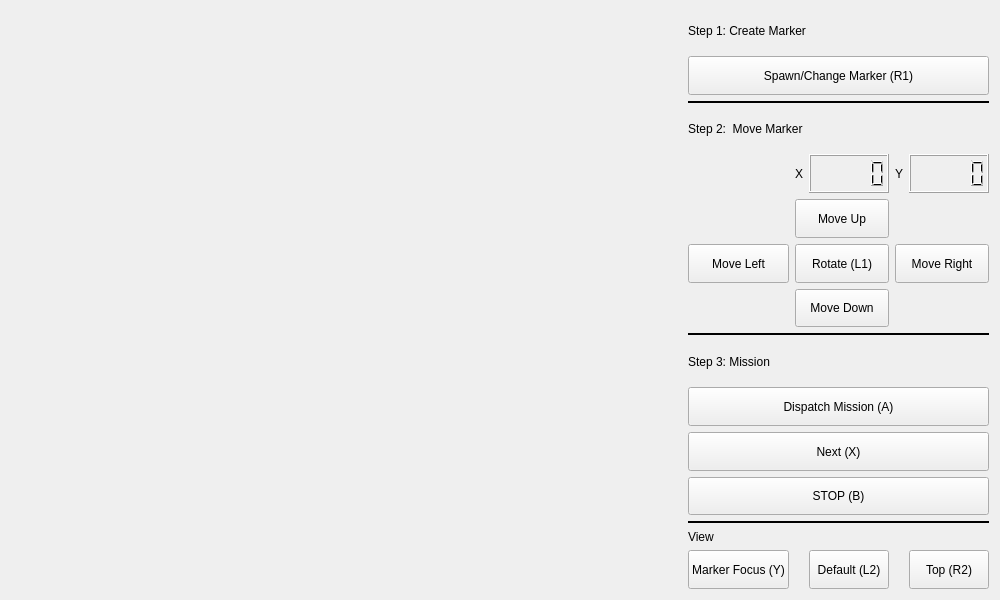
<?xml version="1.0" encoding="UTF-8"?>
<ui version="4.0">
 <class>ConcertRvizDrillingGui</class>
 <widget class="QWidget" name="ConcertRvizDrillingGui">
  <property name="geometry">
   <rect>
    <x>0</x>
    <y>0</y>
    <width>1000</width>
    <height>600</height>
   </rect>
  </property>
  <property name="windowTitle">
   <string>Form</string>
  </property>
  <layout class="QGridLayout" name="gridLayout_2">
   <item row="1" column="2" rowspan="2">
    <layout class="QGridLayout" name="gridLayout">
     <item row="14" column="1" colspan="7">
      <widget class="QPushButton" name="dispatchButton">
       <property name="sizePolicy">
        <sizepolicy hsizetype="Minimum" vsizetype="Preferred">
         <horstretch>0</horstretch>
         <verstretch>0</verstretch>
        </sizepolicy>
       </property>
       <property name="text">
        <string>Dispatch Mission (A)</string>
       </property>
      </widget>
     </item>
     <item row="15" column="1" colspan="7">
      <widget class="QPushButton" name="nextActionButton">
       <property name="sizePolicy">
        <sizepolicy hsizetype="Minimum" vsizetype="Preferred">
         <horstretch>0</horstretch>
         <verstretch>0</verstretch>
        </sizepolicy>
       </property>
       <property name="text">
        <string>Next (X)</string>
       </property>
      </widget>
     </item>
     <item row="1" column="1" colspan="7">
      <widget class="QPushButton" name="spawnButton">
       <property name="sizePolicy">
        <sizepolicy hsizetype="Preferred" vsizetype="Preferred">
         <horstretch>0</horstretch>
         <verstretch>0</verstretch>
        </sizepolicy>
       </property>
       <property name="text">
        <string>Spawn/Change Marker (R1)</string>
       </property>
      </widget>
     </item>
     <item row="19" column="3" colspan="3">
      <widget class="QPushButton" name="defaultViewButton">
       <property name="sizePolicy">
        <sizepolicy hsizetype="Preferred" vsizetype="Preferred">
         <horstretch>0</horstretch>
         <verstretch>0</verstretch>
        </sizepolicy>
       </property>
       <property name="text">
        <string>Default (L2)</string>
       </property>
      </widget>
     </item>
     <item row="16" column="1" colspan="7">
      <widget class="QPushButton" name="stopButton">
       <property name="sizePolicy">
        <sizepolicy hsizetype="Minimum" vsizetype="Preferred">
         <horstretch>0</horstretch>
         <verstretch>0</verstretch>
        </sizepolicy>
       </property>
       <property name="text">
        <string>STOP (B)</string>
       </property>
      </widget>
     </item>
     <item row="17" column="1" colspan="7">
      <widget class="Line" name="line_3">
       <property name="sizePolicy">
        <sizepolicy hsizetype="Preferred" vsizetype="Fixed">
         <horstretch>0</horstretch>
         <verstretch>0</verstretch>
        </sizepolicy>
       </property>
       <property name="frameShadow">
        <enum>QFrame::Plain</enum>
       </property>
       <property name="lineWidth">
        <number>2</number>
       </property>
       <property name="orientation">
        <enum>Qt::Horizontal</enum>
       </property>
      </widget>
     </item>
     <item row="13" column="1" colspan="7">
      <widget class="QLabel" name="label_2">
       <property name="text">
        <string>Step 3: Mission</string>
       </property>
      </widget>
     </item>
     <item row="3" column="1" colspan="7">
      <widget class="Line" name="line">
       <property name="sizePolicy">
        <sizepolicy hsizetype="Preferred" vsizetype="Fixed">
         <horstretch>0</horstretch>
         <verstretch>0</verstretch>
        </sizepolicy>
       </property>
       <property name="frameShadow">
        <enum>QFrame::Plain</enum>
       </property>
       <property name="lineWidth">
        <number>2</number>
       </property>
       <property name="midLineWidth">
        <number>0</number>
       </property>
       <property name="orientation">
        <enum>Qt::Horizontal</enum>
       </property>
      </widget>
     </item>
     <item row="0" column="1" colspan="7">
      <widget class="QLabel" name="drillLabel">
       <property name="text">
        <string>Step 1: Create Marker</string>
       </property>
      </widget>
     </item>
     <item row="19" column="7">
      <widget class="QPushButton" name="topViewButton">
       <property name="sizePolicy">
        <sizepolicy hsizetype="Minimum" vsizetype="Preferred">
         <horstretch>0</horstretch>
         <verstretch>0</verstretch>
        </sizepolicy>
       </property>
       <property name="text">
        <string>Top (R2)</string>
       </property>
      </widget>
     </item>
     <item row="5" column="1" colspan="7">
      <widget class="QLabel" name="label_3">
       <property name="text">
        <string>Step 2:  Move Marker</string>
       </property>
      </widget>
     </item>
     <item row="18" column="1">
      <widget class="QLabel" name="label">
       <property name="sizePolicy">
        <sizepolicy hsizetype="Preferred" vsizetype="Maximum">
         <horstretch>0</horstretch>
         <verstretch>0</verstretch>
        </sizepolicy>
       </property>
       <property name="text">
        <string>View</string>
       </property>
      </widget>
     </item>
     <item row="9" column="6" colspan="2">
      <widget class="QPushButton" name="moveRightButton">
       <property name="sizePolicy">
        <sizepolicy hsizetype="Preferred" vsizetype="Preferred">
         <horstretch>0</horstretch>
         <verstretch>0</verstretch>
        </sizepolicy>
       </property>
       <property name="text">
        <string>Move Right</string>
       </property>
      </widget>
     </item>
     <item row="6" column="7">
      <widget class="QLCDNumber" name="lcdYposition">
       <property name="sizePolicy">
        <sizepolicy hsizetype="Preferred" vsizetype="Minimum">
         <horstretch>0</horstretch>
         <verstretch>0</verstretch>
        </sizepolicy>
       </property>
       <property name="smallDecimalPoint">
        <bool>false</bool>
       </property>
      </widget>
     </item>
     <item row="19" column="1">
      <widget class="QPushButton" name="markerViewButton">
       <property name="sizePolicy">
        <sizepolicy hsizetype="Minimum" vsizetype="Preferred">
         <horstretch>0</horstretch>
         <verstretch>0</verstretch>
        </sizepolicy>
       </property>
       <property name="text">
        <string>Marker Focus (Y)</string>
       </property>
      </widget>
     </item>
     <item row="9" column="1">
      <widget class="QPushButton" name="moveLeftButton">
       <property name="sizePolicy">
        <sizepolicy hsizetype="Minimum" vsizetype="Preferred">
         <horstretch>0</horstretch>
         <verstretch>0</verstretch>
        </sizepolicy>
       </property>
       <property name="text">
        <string>Move Left</string>
       </property>
      </widget>
     </item>
     <item row="10" column="2" colspan="4">
      <widget class="QPushButton" name="moveDownButton">
       <property name="sizePolicy">
        <sizepolicy hsizetype="Minimum" vsizetype="Preferred">
         <horstretch>0</horstretch>
         <verstretch>0</verstretch>
        </sizepolicy>
       </property>
       <property name="text">
        <string>Move Down</string>
       </property>
      </widget>
     </item>
     <item row="12" column="1" colspan="7">
      <widget class="Line" name="line_2">
       <property name="sizePolicy">
        <sizepolicy hsizetype="Preferred" vsizetype="Fixed">
         <horstretch>0</horstretch>
         <verstretch>0</verstretch>
        </sizepolicy>
       </property>
       <property name="frameShadow">
        <enum>QFrame::Plain</enum>
       </property>
       <property name="lineWidth">
        <number>2</number>
       </property>
       <property name="orientation">
        <enum>Qt::Horizontal</enum>
       </property>
      </widget>
     </item>
     <item row="8" column="2" colspan="4">
      <widget class="QPushButton" name="moveUpButton">
       <property name="sizePolicy">
        <sizepolicy hsizetype="Minimum" vsizetype="Preferred">
         <horstretch>0</horstretch>
         <verstretch>0</verstretch>
        </sizepolicy>
       </property>
       <property name="text">
        <string>Move Up</string>
       </property>
      </widget>
     </item>
     <item row="6" column="2">
      <widget class="QLabel" name="label_4">
       <property name="text">
        <string>X</string>
       </property>
       <property name="alignment">
        <set>Qt::AlignCenter</set>
       </property>
      </widget>
     </item>
     <item row="6" column="6">
      <widget class="QLabel" name="label_5">
       <property name="text">
        <string>Y</string>
       </property>
       <property name="alignment">
        <set>Qt::AlignCenter</set>
       </property>
      </widget>
     </item>
     <item row="6" column="3" colspan="3">
      <widget class="QLCDNumber" name="lcdXposition">
       <property name="sizePolicy">
        <sizepolicy hsizetype="Preferred" vsizetype="Preferred">
         <horstretch>0</horstretch>
         <verstretch>0</verstretch>
        </sizepolicy>
       </property>
       <property name="smallDecimalPoint">
        <bool>false</bool>
       </property>
       <property name="segmentStyle">
        <enum>QLCDNumber::Filled</enum>
       </property>
      </widget>
     </item>
     <item row="9" column="2" colspan="4">
      <widget class="QPushButton" name="rotateButton">
       <property name="sizePolicy">
        <sizepolicy hsizetype="Minimum" vsizetype="Preferred">
         <horstretch>0</horstretch>
         <verstretch>0</verstretch>
        </sizepolicy>
       </property>
       <property name="text">
        <string>Rotate (L1)</string>
       </property>
      </widget>
     </item>
    </layout>
   </item>
   <item row="1" column="1" rowspan="2">
    <layout class="QGridLayout" name="rvizLayout">
     <property name="verticalSpacing">
      <number>6</number>
     </property>
     <item row="0" column="0">
      <widget class="QStackedWidget" name="rvizWidget">
       <property name="sizePolicy">
        <sizepolicy hsizetype="MinimumExpanding" vsizetype="MinimumExpanding">
         <horstretch>0</horstretch>
         <verstretch>0</verstretch>
        </sizepolicy>
       </property>
       <property name="minimumSize">
        <size>
         <width>400</width>
         <height>400</height>
        </size>
       </property>
       <property name="currentIndex">
        <number>-1</number>
       </property>
      </widget>
     </item>
    </layout>
   </item>
  </layout>
 </widget>
 <resources/>
 <connections/>
</ui>
